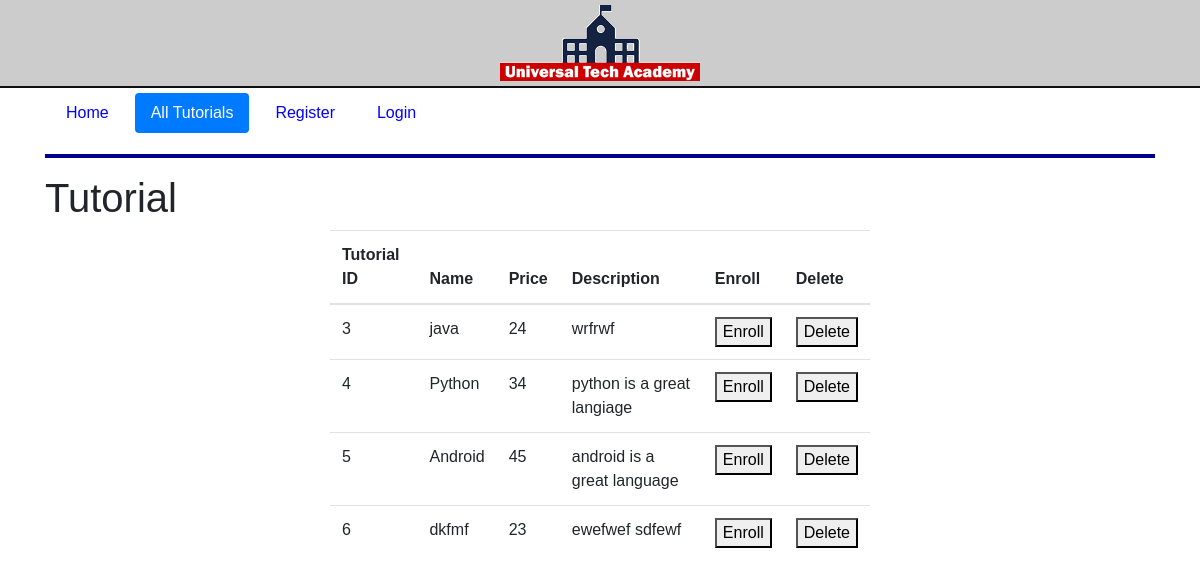
The page /tutorials on the database its author committed.
### application/models.py (models this page shows, shortened)
class Tutorial(db.Model):
    id = Column(Integer, primary_key=True)
    name = Column(String(50), unique=True)
    price = Column(Integer)
    description = Column(String(200))

### application/route.py (the view)
@app.route('/tutorials')
def tutorials():
    results = Tutorial.query.all()
    return render_template('tutorials.html', tutorials=results, tutorial=True)

### application/templates/tutorials.html (shortened to what this page needs)
{% extends "layout.html" %}
{% block content %}
<h1>Tutorial </h1>
<div class="row">
    <div class="col-md-6 offset-md-3">
        <table class="table table-hover">
            <thead>
            <tr>
                <th scope="col">Tutorial ID</th>
                <th scope="col">Name</th>
                <th scope="col">Price</th>
                <th scope="col">Description</th>
                <th scope="col">Enroll</th>
                <th scope="col">Delete</th>
            </tr>
            </thead>
            <tbody>
            {% for data in tutorials %}
            <tr>
                <td scope="row">{{ data.id }}
                <td>{{ data.name }}</td>
                <td>{{ data.price }}</td>
                <td>{{ data.description }}</td>
                <td>
                    <form action="{{ url_for('enrollment') }}" method="POST">
                        <button>Enroll</button>
                    </form>
                </td>
                <td>
                    <form action="{{url_for('delete_tutorial')}}" method="POST">
                        <button>Delete</button>
                    </form>
                </td>
            </tr>
            {% endfor %}
            </tbody>
        </table>
    </div>
</div>
{% endblock %}

### application/static/css/main.css (style rules this page uses)
* { box-sizing: border-box; }
*:before, *:after { box-sizing: border-box; }
html, body { font-family: Arial, Helvetica, sans-serif; height: 100%; position: relative; margin:0px; }

### rows shown on the page
Tutorial: id "3", name "java", price "24", description "wrfrwf"
Tutorial: id "4", name "Python", price "34", description "python is a great langiage"
Tutorial: id "5", name "Android", price "45", description "android is a great language"
Tutorial: id "6", name "dkfmf", price "23", description "ewefwef sdfewf"
